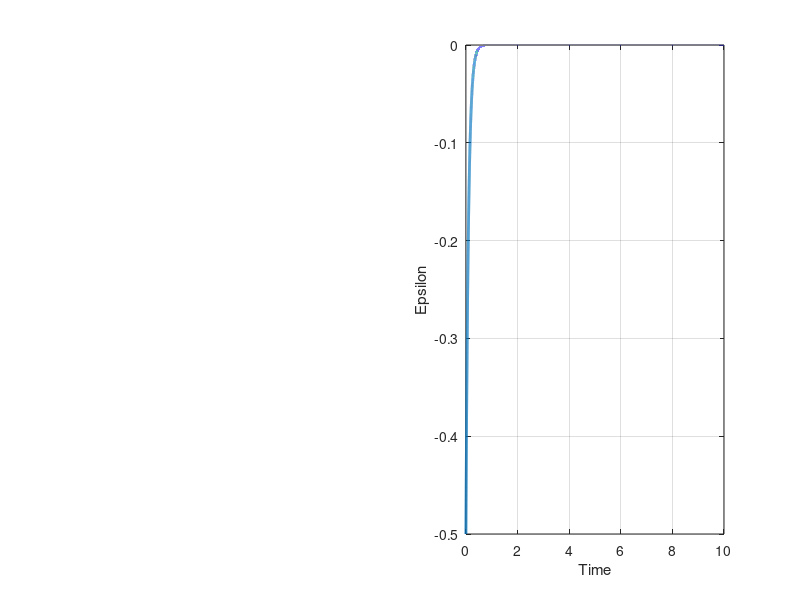

This figure's MATLAB source:
theta=1;
dt=0.0001;
tf=10;
iter=(tf/dt)+1;

k=10;
state_eeta_eps=zeros(2,iter);

state_eeta_eps(:,1)=[-23;-0.5]; % initial values of eeta and eps
for index=1:(iter-1)
    eeta_pres=state_eeta_eps(1,index);
    eps_pres=state_eeta_eps(2,index);
    
    state_eeta_eps(1,index+1)=eeta_pres+dt*(-eeta_pres+(eeta_pres*eeta_pres)*eps_pres);
    state_eeta_eps(2,index+1)=eps_pres+dt*(-k*eps_pres);
end
subplot(1,2,1)
plot(0:dt:tf,state_eeta_eps(1,:),'LineWidth',2)
xlabel('Time')
ylabel('Eeta')
grid on

subplot(1,2,2)
plot(0:dt:tf,state_eeta_eps(2,:),'LineWidth',2)
xlabel('Time')
ylabel('Epsilon')
grid on